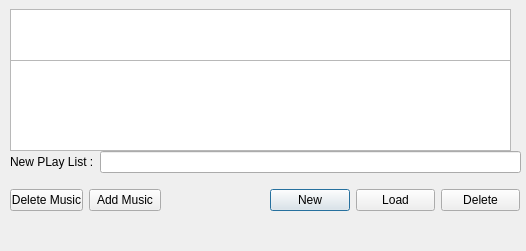
<?xml version="1.0" encoding="UTF-8"?>
<ui version="4.0">
 <class>PlaylistDialog</class>
 <widget class="QDialog" name="PlaylistDialog">
  <property name="geometry">
   <rect>
    <x>0</x>
    <y>0</y>
    <width>526</width>
    <height>251</height>
   </rect>
  </property>
  <property name="windowTitle">
   <string>Dialog</string>
  </property>
  <widget class="QWidget" name="verticalLayoutWidget">
   <property name="geometry">
    <rect>
     <x>10</x>
     <y>9</y>
     <width>501</width>
     <height>53</height>
    </rect>
   </property>
   <layout class="QVBoxLayout" name="verticalLayout">
    <item>
     <widget class="QListWidget" name="listWidget"/>
    </item>
   </layout>
  </widget>
  <widget class="QWidget" name="horizontalLayoutWidget">
   <property name="geometry">
    <rect>
     <x>270</x>
     <y>180</y>
     <width>250</width>
     <height>41</height>
    </rect>
   </property>
   <layout class="QHBoxLayout" name="horizontalLayout">
    <item>
     <widget class="QPushButton" name="createButton">
      <property name="text">
       <string>New</string>
      </property>
     </widget>
    </item>
    <item>
     <widget class="QPushButton" name="loadButton">
      <property name="text">
       <string>Load</string>
      </property>
     </widget>
    </item>
    <item>
     <widget class="QPushButton" name="deleteButton">
      <property name="text">
       <string>Delete</string>
      </property>
     </widget>
    </item>
   </layout>
  </widget>
  <widget class="QWidget" name="horizontalLayoutWidget_2">
   <property name="geometry">
    <rect>
     <x>10</x>
     <y>150</y>
     <width>511</width>
     <height>24</height>
    </rect>
   </property>
   <layout class="QHBoxLayout" name="horizontalLayout_2">
    <item>
     <widget class="QLabel" name="label">
      <property name="text">
       <string>New PLay List :</string>
      </property>
     </widget>
    </item>
    <item>
     <widget class="QLineEdit" name="newPlaylistName"/>
    </item>
   </layout>
  </widget>
  <widget class="QWidget" name="verticalLayoutWidget_2">
   <property name="geometry">
    <rect>
     <x>10</x>
     <y>60</y>
     <width>501</width>
     <height>91</height>
    </rect>
   </property>
   <layout class="QVBoxLayout" name="verticalLayout_2">
    <item>
     <widget class="QListWidget" name="songsListWidget"/>
    </item>
   </layout>
  </widget>
  <widget class="QWidget" name="horizontalLayoutWidget_3">
   <property name="geometry">
    <rect>
     <x>10</x>
     <y>180</y>
     <width>151</width>
     <height>41</height>
    </rect>
   </property>
   <layout class="QHBoxLayout" name="horizontalLayout_3">
    <item>
     <widget class="QPushButton" name="removeMusicButton">
      <property name="text">
       <string>Delete Music</string>
      </property>
     </widget>
    </item>
    <item>
     <widget class="QPushButton" name="addMusicButton">
      <property name="text">
       <string>Add Music</string>
      </property>
     </widget>
    </item>
   </layout>
  </widget>
 </widget>
 <resources/>
 <connections/>
</ui>
